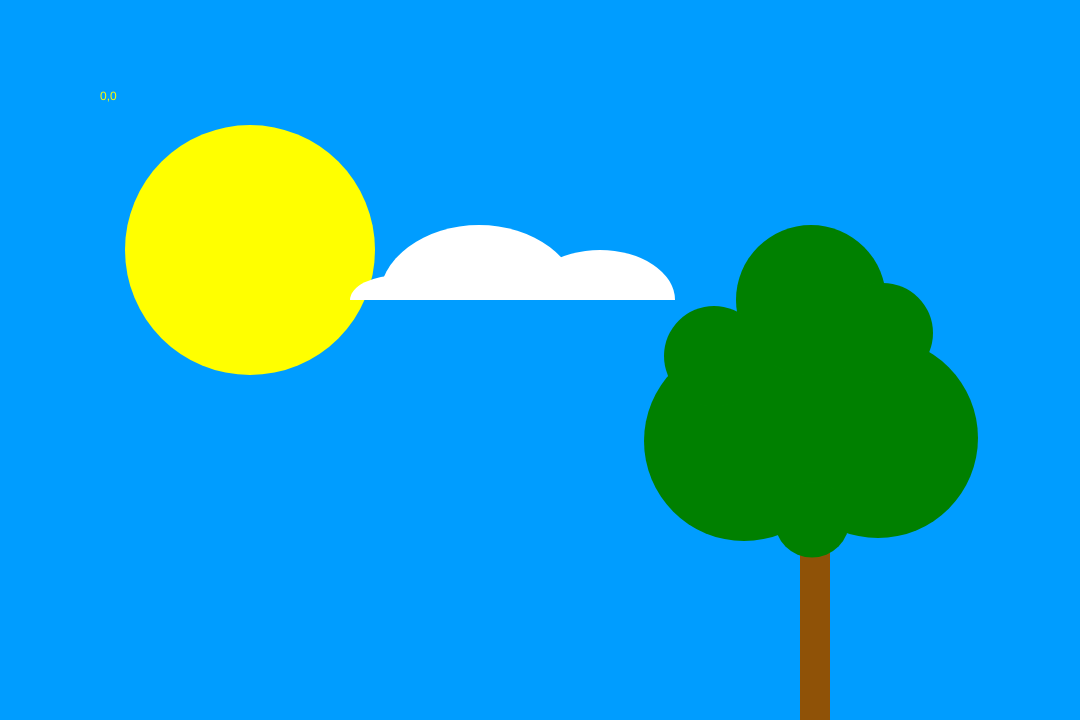
Frame 1 (no input)
Frame 60 (no input): identical to frame 1, image omitted
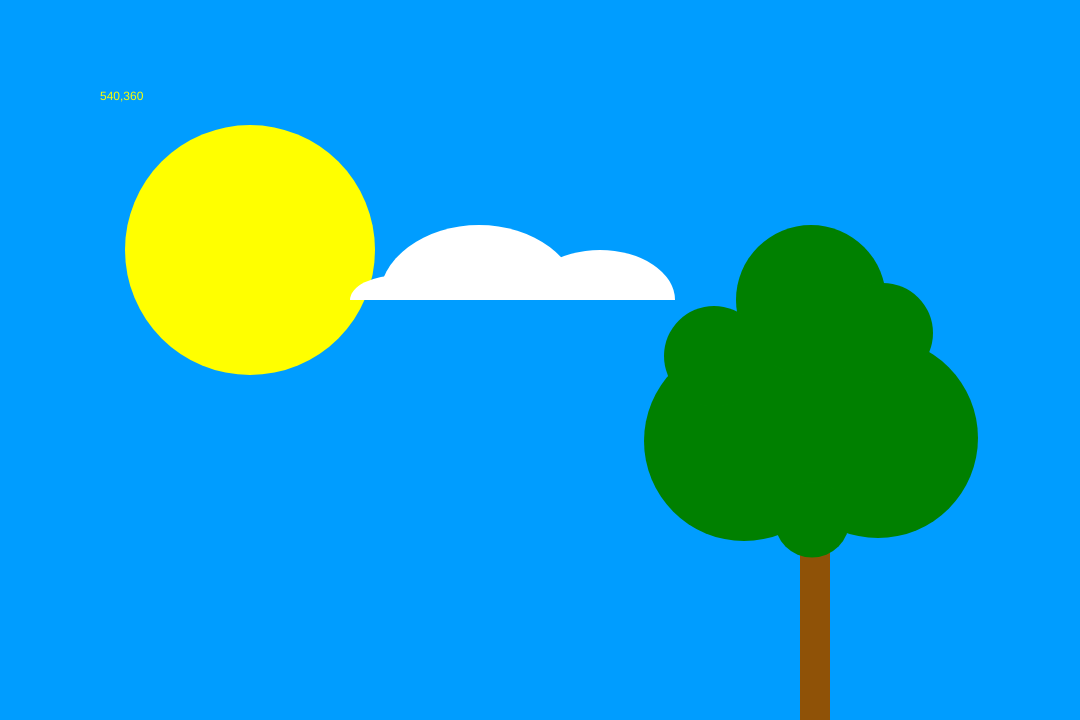
Frame 120 (the mouse pressed at the canvas centre since frame 60)

The p5.js sketch that drew these frames (run headless with seeded random() and noise() and a simulated clock; from frame 60 on, the mouse is pressed at the canvas centre):

// p5.js sketch
// ── sketch.js
function setup() {
  createCanvas(1080, 720);

}

function draw() {
  // put drawing code here
  background(0, 157, 255);
  noStroke();

fill('yellow');
circle(250, 250, 250, 360, 81, 360);
text(mouseX +','+ mouseY, 100, 100)

fill(255,255,255);
  arc(479, 300, 200, 150, PI, TWO_PI);

  fill(255,255,255);
    arc(600, 300, 150, 100, PI, TWO_PI);

    fill(255,255,255);
      arc(400, 300, 100, 50, PI, TWO_PI);

      function mousereleased(){
        console.log(mouseX+','+ mouseY);
      }
  fill(143, 82, 7);
  rect(800, 500, 30, 500);

  fill('green');
  circle(744, 441, 200, 200, 200, 360);

  fill('green');
  circle(878, 438, 200, 200, 200, 360);

  fill('green');
  circle(811, 300, 150, 150, 150, 360);

  fill('green');
  circle(883, 333, 100, 100, 150, 360);

  fill('green');
  circle(714, 356, 100, 100, 150, 360);

  fill('green');
  circle(812, 520, 75, 75, 75, 360);
  //fill(204);
  //quad(189, 18, 216, 18, 216, 360, 144, 360);

  //fill(255);
  //ellipse(252, 144, 72, 72);

  //fill(204);
  //triangle(288, 18, 351, 360, 288, 360);

  //fill(255);
  //arc(479, 300, 280, 280, PI, TWO_PI);
}
